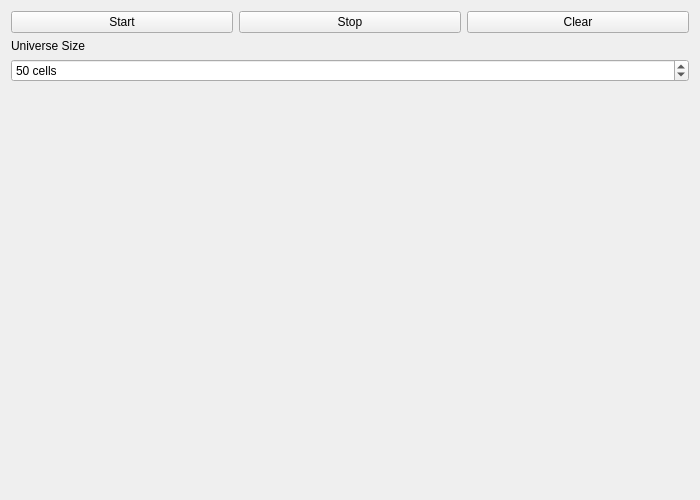
<?xml version="1.0" encoding="UTF-8"?>
<ui version="4.0">
 <class>MainWindow</class>
 <widget class="QMainWindow" name="MainWindow">
  <property name="geometry">
   <rect>
    <x>0</x>
    <y>0</y>
    <width>700</width>
    <height>500</height>
   </rect>
  </property>
  <property name="windowTitle">
   <string>Conway's Game of Life</string>
  </property>
  <widget class="QWidget" name="centralWidget">
   <layout class="QHBoxLayout" name="horizontalLayout">
    <item>
     <layout class="QHBoxLayout" name="mainLayout">
      <item>
       <layout class="QVBoxLayout" name="gameLayout"/>
      </item>
      <item>
       <layout class="QVBoxLayout" name="setLayout">
        <item>
         <layout class="QHBoxLayout" name="controlLayout">
          <item>
           <widget class="QPushButton" name="startButton">
            <property name="text">
             <string>Start</string>
            </property>
           </widget>
          </item>
          <item>
           <widget class="QPushButton" name="stopButton">
            <property name="text">
             <string>Stop</string>
            </property>
           </widget>
          </item>
          <item>
           <widget class="QPushButton" name="clearButton">
            <property name="text">
             <string>Clear</string>
            </property>
           </widget>
          </item>
         </layout>
        </item>
        <item>
         <widget class="QLabel" name="label">
          <property name="text">
           <string>Universe Size</string>
          </property>
         </widget>
        </item>
        <item>
         <widget class="QSpinBox" name="cellsControl">
          <property name="suffix">
           <string> cells</string>
          </property>
          <property name="minimum">
           <number>10</number>
          </property>
          <property name="maximum">
           <number>400</number>
          </property>
          <property name="value">
           <number>50</number>
          </property>
         </widget>
        </item>
        <item>
         <layout class="QHBoxLayout" name="fileLayout"/>
        </item>
        <item>
         <spacer name="verticalSpacer">
          <property name="orientation">
           <enum>Qt::Vertical</enum>
          </property>
          <property name="sizeHint" stdset="0">
           <size>
            <width>20</width>
            <height>40</height>
           </size>
          </property>
         </spacer>
        </item>
       </layout>
      </item>
     </layout>
    </item>
   </layout>
  </widget>
 </widget>
 <layoutdefault spacing="6" margin="11"/>
 <resources/>
 <connections/>
</ui>
